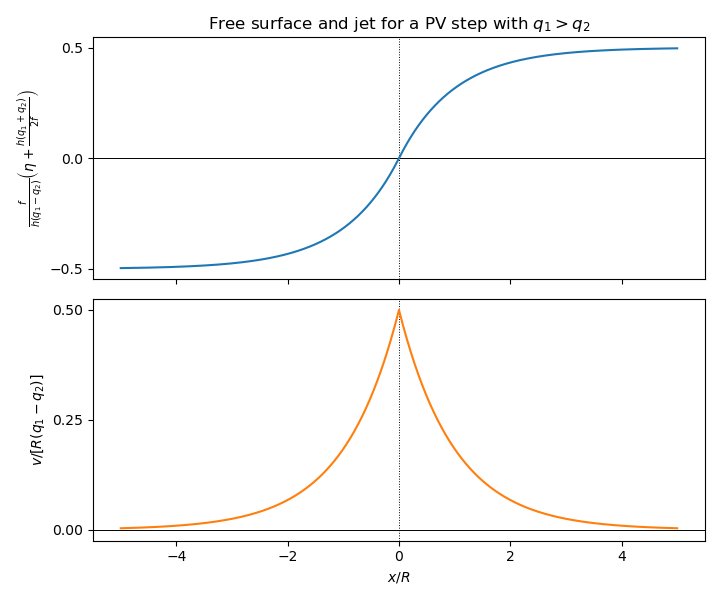

The Python source for this figure:
from pathlib import Path

import matplotlib.pyplot as plt
import numpy as np


output = Path(Path(__file__).stem + ".png")
X = np.linspace(-5.0, 5.0, 1001)
eta = np.where(X < 0.0, -0.5 + 0.5 * np.exp(X), 0.5 - 0.5 * np.exp(-X))
v = 0.5 * np.exp(-np.abs(X))

fig, (ax_eta, ax_v) = plt.subplots(2, 1, figsize=(7.2, 6.0), sharex=True)
ax_eta.axhline(0.0, color="black", linewidth=0.7)
ax_eta.axvline(0.0, color="black", linewidth=0.7, linestyle=":")
ax_eta.plot(X, eta, color="tab:blue")
ax_eta.set_ylabel(r"$\frac{f}{h(q_1-q_2)}\left(\eta+\frac{h(q_1+q_2)}{2f}\right)$")
ax_eta.set_title(r"Free surface and jet for a PV step with $q_1>q_2$")
ax_eta.set_yticks([-0.5, 0.0, 0.5])

ax_v.axhline(0.0, color="black", linewidth=0.7)
ax_v.axvline(0.0, color="black", linewidth=0.7, linestyle=":")
ax_v.plot(X, v, color="tab:orange")
ax_v.set_xlabel(r"$x/R$")
ax_v.set_ylabel(r"$v/[R(q_1-q_2)]$")
ax_v.set_yticks([0.0, 0.25, 0.5])

fig.tight_layout()
fig.savefig(output, dpi=100, facecolor="white")
